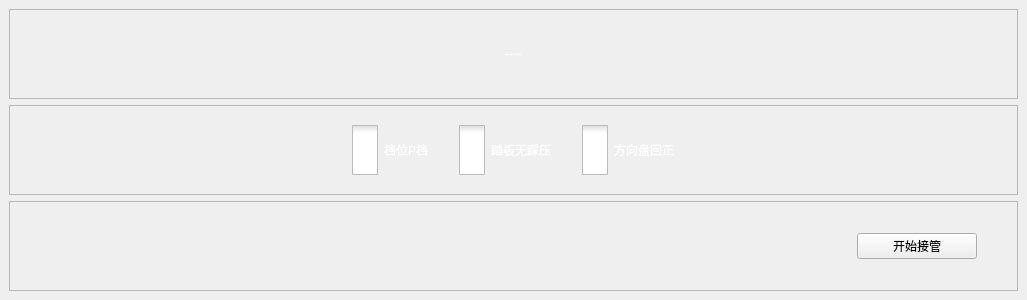
<?xml version="1.0" encoding="UTF-8"?>
<ui version="4.0">
 <class>CompleteOperStartWgt</class>
 <widget class="QWidget" name="CompleteOperStartWgt">
  <property name="geometry">
   <rect>
    <x>0</x>
    <y>0</y>
    <width>1027</width>
    <height>300</height>
   </rect>
  </property>
  <property name="sizePolicy">
   <sizepolicy hsizetype="Fixed" vsizetype="Fixed">
    <horstretch>0</horstretch>
    <verstretch>0</verstretch>
   </sizepolicy>
  </property>
  <property name="windowTitle">
   <string>Form</string>
  </property>
  <layout class="QGridLayout" name="gridLayout">
   <property name="leftMargin">
    <number>0</number>
   </property>
   <property name="topMargin">
    <number>0</number>
   </property>
   <property name="rightMargin">
    <number>0</number>
   </property>
   <property name="bottomMargin">
    <number>0</number>
   </property>
   <property name="spacing">
    <number>0</number>
   </property>
   <item row="0" column="0">
    <widget class="baseForm" name="widget" native="true">
     <layout class="QVBoxLayout" name="verticalLayout">
      <item>
       <widget class="QFrame" name="frame_title">
        <property name="frameShape">
         <enum>QFrame::StyledPanel</enum>
        </property>
        <property name="frameShadow">
         <enum>QFrame::Raised</enum>
        </property>
        <layout class="QGridLayout" name="gridLayout_2">
         <property name="leftMargin">
          <number>0</number>
         </property>
         <property name="topMargin">
          <number>0</number>
         </property>
         <property name="rightMargin">
          <number>0</number>
         </property>
         <property name="bottomMargin">
          <number>0</number>
         </property>
         <property name="spacing">
          <number>0</number>
         </property>
         <item row="0" column="0">
          <layout class="QHBoxLayout" name="horizontalLayout">
           <item>
            <spacer name="horizontalSpacer">
             <property name="orientation">
              <enum>Qt::Horizontal</enum>
             </property>
             <property name="sizeHint" stdset="0">
              <size>
               <width>40</width>
               <height>20</height>
              </size>
             </property>
            </spacer>
           </item>
           <item>
            <widget class="QLabel" name="label_title">
             <property name="font">
              <font>
               <family>Source Han Sans CN</family>
               <pointsize>-1</pointsize>
               <weight>50</weight>
               <italic>false</italic>
               <bold>false</bold>
              </font>
             </property>
             <property name="styleSheet">
              <string notr="true">QLabel{
color:white;
font:32px &quot;Source Han Sans CN&quot;;
}</string>
             </property>
             <property name="text">
              <string>请确认完成座舱以下操作后开始接管！</string>
             </property>
             <property name="alignment">
              <set>Qt::AlignCenter</set>
             </property>
            </widget>
           </item>
           <item>
            <spacer name="horizontalSpacer_2">
             <property name="orientation">
              <enum>Qt::Horizontal</enum>
             </property>
             <property name="sizeHint" stdset="0">
              <size>
               <width>40</width>
               <height>20</height>
              </size>
             </property>
            </spacer>
           </item>
          </layout>
         </item>
        </layout>
       </widget>
      </item>
      <item>
       <widget class="QFrame" name="frame_checked">
        <property name="frameShape">
         <enum>QFrame::StyledPanel</enum>
        </property>
        <property name="frameShadow">
         <enum>QFrame::Raised</enum>
        </property>
        <layout class="QGridLayout" name="gridLayout_4">
         <property name="leftMargin">
          <number>0</number>
         </property>
         <property name="topMargin">
          <number>0</number>
         </property>
         <property name="rightMargin">
          <number>0</number>
         </property>
         <property name="bottomMargin">
          <number>0</number>
         </property>
         <property name="spacing">
          <number>0</number>
         </property>
         <item row="0" column="0">
          <layout class="QHBoxLayout" name="horizontalLayout_8">
           <property name="spacing">
            <number>30</number>
           </property>
           <item>
            <spacer name="horizontalSpacer_7">
             <property name="orientation">
              <enum>Qt::Horizontal</enum>
             </property>
             <property name="sizeHint" stdset="0">
              <size>
               <width>40</width>
               <height>20</height>
              </size>
             </property>
            </spacer>
           </item>
           <item>
            <widget class="QCheckBox" name="gear">
             <property name="styleSheet">
              <string notr="true">/*font*/
QCheckBox{
color:white;
font:16px &quot;Source Han Sans CN&quot;;
}
/*checkbox样式设置*/
QCheckBox::indicator { 
	width: 26px;
	height: 50px;
}
/*未选中*/
QCheckBox::indicator::unchecked {	
	image: url(:/resource/button/false.png);
}
/*选中*/
QCheckBox::indicator::checked { 
	image: url(:/resource/button/true.png);
}</string>
             </property>
             <property name="text">
              <string>档位P档</string>
             </property>
            </widget>
           </item>
           <item>
            <widget class="QCheckBox" name="pedal">
             <property name="styleSheet">
              <string notr="true">/*font*/
QCheckBox{
color:white;
font:16px &quot;Source Han Sans CN&quot;;
}
/*checkbox样式设置*/
QCheckBox::indicator { 
	width: 26px;
	height: 50px;
}
/*未选中*/
QCheckBox::indicator::unchecked {	
	image: url(:/resource/button/false.png);
}
/*选中*/
QCheckBox::indicator::checked { 
	image: url(:/resource/button/true.png);
}</string>
             </property>
             <property name="text">
              <string>踏板无踩压</string>
             </property>
            </widget>
           </item>
           <item>
            <widget class="QCheckBox" name="centorWheel">
             <property name="styleSheet">
              <string notr="true">/*font*/
QCheckBox{
color:white;
font:16px &quot;Source Han Sans CN&quot;;
}
/*checkbox样式设置*/
QCheckBox::indicator { 
	width: 26px;
	height: 50px;
}
/*未选中*/
QCheckBox::indicator::unchecked {	
	image: url(:/resource/button/false.png);
}
/*选中*/
QCheckBox::indicator::checked { 
	image: url(:/resource/button/true.png);
}</string>
             </property>
             <property name="text">
              <string>方向盘回正</string>
             </property>
            </widget>
           </item>
           <item>
            <spacer name="horizontalSpacer_8">
             <property name="orientation">
              <enum>Qt::Horizontal</enum>
             </property>
             <property name="sizeHint" stdset="0">
              <size>
               <width>40</width>
               <height>20</height>
              </size>
             </property>
            </spacer>
           </item>
          </layout>
         </item>
        </layout>
       </widget>
      </item>
      <item>
       <widget class="QFrame" name="frame_btn">
        <property name="frameShape">
         <enum>QFrame::StyledPanel</enum>
        </property>
        <property name="frameShadow">
         <enum>QFrame::Raised</enum>
        </property>
        <layout class="QGridLayout" name="gridLayout_5">
         <property name="leftMargin">
          <number>0</number>
         </property>
         <property name="topMargin">
          <number>0</number>
         </property>
         <property name="rightMargin">
          <number>0</number>
         </property>
         <property name="bottomMargin">
          <number>0</number>
         </property>
         <property name="spacing">
          <number>0</number>
         </property>
         <item row="0" column="0">
          <layout class="QHBoxLayout" name="horizontalLayout_3">
           <property name="spacing">
            <number>15</number>
           </property>
           <item>
            <spacer name="horizontalSpacer_5">
             <property name="orientation">
              <enum>Qt::Horizontal</enum>
             </property>
             <property name="sizeHint" stdset="0">
              <size>
               <width>40</width>
               <height>20</height>
              </size>
             </property>
            </spacer>
           </item>
           <item>
            <widget class="QPushButton" name="pushButton_start_task">
             <property name="minimumSize">
              <size>
               <width>120</width>
               <height>0</height>
              </size>
             </property>
             <property name="text">
              <string>开始接管</string>
             </property>
            </widget>
           </item>
           <item>
            <spacer name="horizontalSpacer_6">
             <property name="orientation">
              <enum>Qt::Horizontal</enum>
             </property>
             <property name="sizeType">
              <enum>QSizePolicy::Fixed</enum>
             </property>
             <property name="sizeHint" stdset="0">
              <size>
               <width>40</width>
               <height>20</height>
              </size>
             </property>
            </spacer>
           </item>
          </layout>
         </item>
        </layout>
       </widget>
      </item>
     </layout>
    </widget>
   </item>
  </layout>
 </widget>
 <customwidgets>
  <customwidget>
   <class>baseForm</class>
   <extends>QWidget</extends>
   <header>Component/baseForm.h</header>
   <container>1</container>
  </customwidget>
 </customwidgets>
 <resources/>
 <connections/>
</ui>
